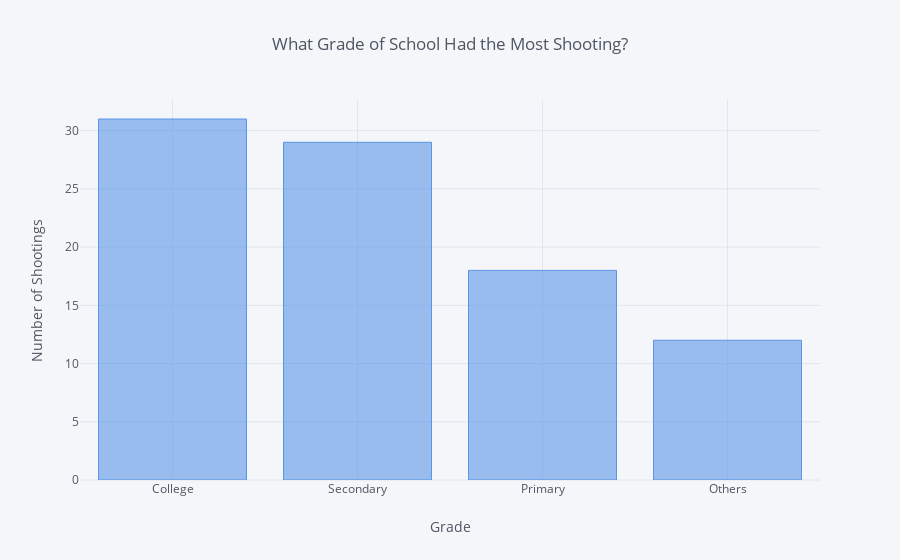

This figure's notebook cell:
### Markdown cell above
# Graph 4: What level of school had the most shootings?

### Code cell
school = data[['Title','School Related','Place Type']] 
school = school[ school['School Related'].str.lower().str.contains('yes') ]
# retrieve values from the rows that are school related 

def grade(s):
    '''Unifing strings to title format, 
    and distributing each element to its generalized category.
     
    Arg: Series
        
    Search through each element in the Series to find if it contains 
    college, primary, or secondary, and rename element to the assigned names.
    If no matches occured, rename that element to 'Others'. 
    
    '''
    if 'college' in s.lower():
        return 'College'    
    elif 'primary' in s.lower():
        return 'Primary'
    elif 'secondary' in s.lower():
        return 'Secondary'   
    else:
        return 'Others'

school['Place Type'].apply(grade).value_counts().iplot(kind='bar', 
                                                       xTitle= 'Grade', 
                                                       yTitle='Number of Shootings', 
                                                       title='What Grade of School Had the Most Shooting?',
                                                       color= '#5a96e6')

### Figure 1 — Plotly figure (JSON) as saved in the notebook; plotly's stock layout.template omitted (floating-point values rounded to 4 significant figures)
{"data": [{"marker": {"color": "rgba(90, 150, 230, 0.6)", "line": {"color": "rgba(90, 150, 230, 1.0)", "width": 1}}, "name": "Place Type", "orientation": "v", "text": "", "type": "bar", "x": ["College", "Secondary", "Primary", "Others"], "y": [31, 29, 18, 12]}], "layout": {"legend": {"bgcolor": "#F5F6F9", "font": {"color": "#4D5663"}}, "paper_bgcolor": "#F5F6F9", "plot_bgcolor": "#F5F6F9", "title": "What Grade of School Had the Most Shooting?", "titlefont": {"color": "#4D5663"}, "xaxis1": {"gridcolor": "#E1E5ED", "showgrid": true, "tickfont": {"color": "#4D5663"}, "title": "Grade", "titlefont": {"color": "#4D5663"}, "zerolinecolor": "#E1E5ED"}, "yaxis1": {"gridcolor": "#E1E5ED", "showgrid": true, "tickfont": {"color": "#4D5663"}, "title": "Number of Shootings", "titlefont": {"color": "#4D5663"}, "zerolinecolor": "#E1E5ED"}}}
